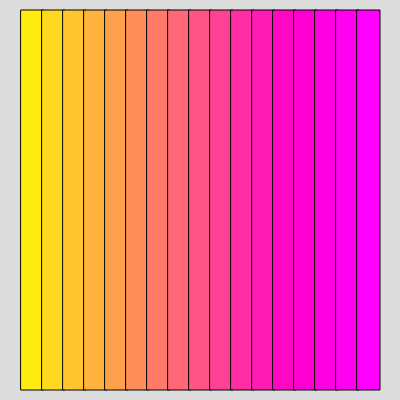
Frame 1 (no input)
Frame 60 (no input): identical to frame 1, image omitted
Frame 120 (the mouse pressed at the canvas centre since frame 60): identical to frame 1, image omitted

The p5.js sketch that drew this single still picture (run headless with seeded random() and noise() and a simulated clock; from frame 60 on, the mouse is pressed at the canvas centre):

// p5.js sketch
// ── sketch.js
let s = 255; // start
let e = 15; // end

function setup() {
  createCanvas(400, 400);
}

function draw() {
  background(220);
  
  for(let i=1; i <18; i = i+1){
    
    fill(s, s-i*19, i*e);
    rect(i*21, 10, 23, 380);
  }
}
 function mouseClicked(){
  s = random(255);
  e = random(255);
   
}
